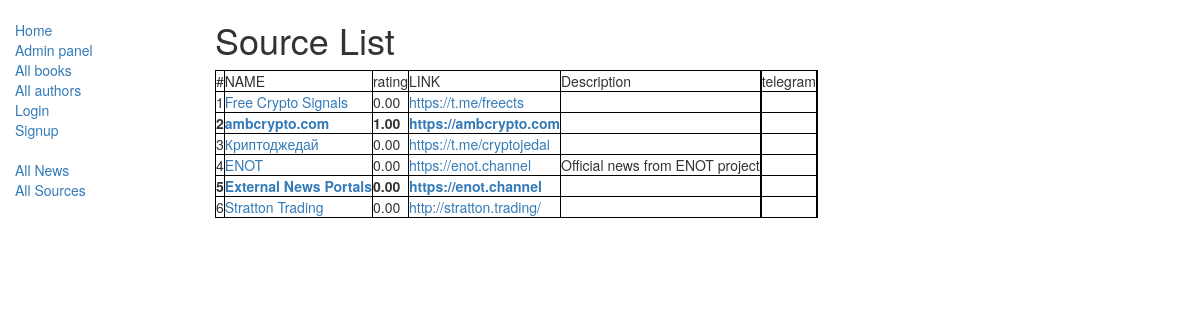
The page /catalog/source/ on the database its author committed.
### catalog/models.py (models this page shows, shortened)
class Source(models.Model):
    sourceid = models.AutoField(primary_key=True, help_text="source id")
    name = models.CharField(max_length=100,help_text="name of source/channel")
    text = models.TextField(default='', max_length=1000,help_text="description of source")
    telegram = 	models.URLField(blank=True, max_length=100) # link to source channel (telegram channel)
    link =  models.URLField(default="https://enot.channel", max_length=100) # link to source channel (site)
    rating = models.DecimalField(default=0.0, blank=True, max_digits=5, decimal_places=2) #rate source up to 99 with store 2 for example 100.02
    MODERATE_STATUS = (
        ('a', 'Added and sended for moderate'),
        ('p', 'Approved for view without owner'),
        ('o', 'Approved for view with owner'),
        ('d', 'Deleted from view'),
    )
    moderation_status = models.CharField(max_length=1, choices=MODERATE_STATUS, blank=True, default='a', help_text='Moderation status of source')
    PROMO_STATUS = (
        ('n', 'No promo'),
        ('y', 'Promoted'),
    )
    promo_status = models.CharField(max_length=1, choices=PROMO_STATUS, blank=True, default='n', help_text='Promotion status of source')
    def get_absolute_url(self):#        Returns the url to access a particular source instance.
        return reverse('source-detail', args=[str(self.sourceid)])

### catalog/views.py (the view)
# urls.py: path('source/', views.SourceListView.as_view(), name='source'),
class SourceListView(generic.ListView):
	model = Source
	context_object_name = 'allsource' #name of context in file source_list.html

### catalog/templates/catalog/source_list.html (shortened to what this page needs)
{% extends "base_generic.html" %}
{% block content %}
    <h1>Source List</h1>
    {% if allsource %}
	<table>
	<tr>
		<td>#</td>
		<td>NAME</td>
		<td>rating</td>
		<td>LINK</td>
		<td>Description<td>
		<td>telegram<td>
	</tr>
	{% for source in allsource %}
	{% if source.promo_status == 'y' %}<tr style="font-weight:bold">{% else %}<tr>{% endif %}
		<td>{{source.sourceid}}</td>
		<td><a href="{{ source.get_absolute_url }}">{{ source.name }}</a></td>
		<td>{{source.rating}}</td>
		<td><a href="{{ source.link }}">{{ source.link }}</a></td>
		<td>{{source.text}}</td>
		<td>{{source.telegram}}<td>
	</tr>
	{% endfor %}
	</table>
    {% else %}
      <p>There are no news.</p>
    {% endif %}
{% endblock %}

### catalog/templates/base_generic.html (shortened to what this page needs)
<!DOCTYPE html>
<html lang="en">
<head>
  <link rel="stylesheet" href="https://maxcdn.bootstrapcdn.com/bootstrap/3.3.7/css/bootstrap.min.css">
  {% load static %}
  <link rel="stylesheet" href="{% static 'css/styles.css' %}">
</head>
<body>
<div class="container-fluid">
    <div class="row">
	<div class="col-sm-2">
      {% block sidebar %}
      <ul class="sidebar-nav">
          <li><a href="{% url 'index' %}">Home</a></li>
		  <li><a href="http://127.0.0.1/admin">Admin panel</a></li>
          <li><a href="{% url 'books' %}">All books</a></li>
          <li><a href="">All authors</a></li>
			{% if user.is_authenticated %}
			 <li>User: {{ user.get_username }}</li>
			 <li><a href="{% url 'my-borrowed' %}">My Borrowed</a></li>
			 <li><a href="{% url 'logout'%}?next={{request.path}}">Logout</a></li>
			 <li><a href="{% url 'addnews'%}?next={{request.path}}">Add New</a></li>
		   {% else %}
			 <li><a href="{% url 'login'%}?next={{request.path}}">Login</a></li>
			 <li><a href="{% url 'signup'%}?next={{request.path}}">Signup</a></li>
		   {% endif %}
      </ul>
	  <ul class="sidebar-nav">
          <li><a href="{% url 'news' %}">All News</a></li>
          <li><a href="{% url 'source' %}">All Sources</a></li>
      </ul>
     {% endblock %}
      </div>
	<div class="col-sm-10 ">
      {% block content %}{% endblock %}
      </div>
	</div>
</div>
</body>
</html>

### catalog/static/css/styles.css (style rules this page uses)
.sidebar-nav { margin-top: 20px; padding: 0; list-style: none; }

### catalog/templates/catalog/source_list.html (style rules this page uses)
tr,td { border:1px solid black; }

### rows shown on the page
Source: sourceid "1", name "Free Crypto Signals", rating "0.00", link "https://t.me/freects"
Source: sourceid "2", name "ambcrypto.com", rating "1.00", link "https://ambcrypto.com"
Source: sourceid "3", name "Криптоджедай", rating "0.00", link "https://t.me/cryptojedai"
Source: sourceid "4", name "ENOT", rating "0.00", link "https://enot.channel", text "Official news from ENOT project"
Source: sourceid "5", name "External News Portals", rating "0.00", link "https://enot.channel"
Source: sourceid "6", name "Stratton Trading", rating "0.00", link "http://stratton.trading/"
